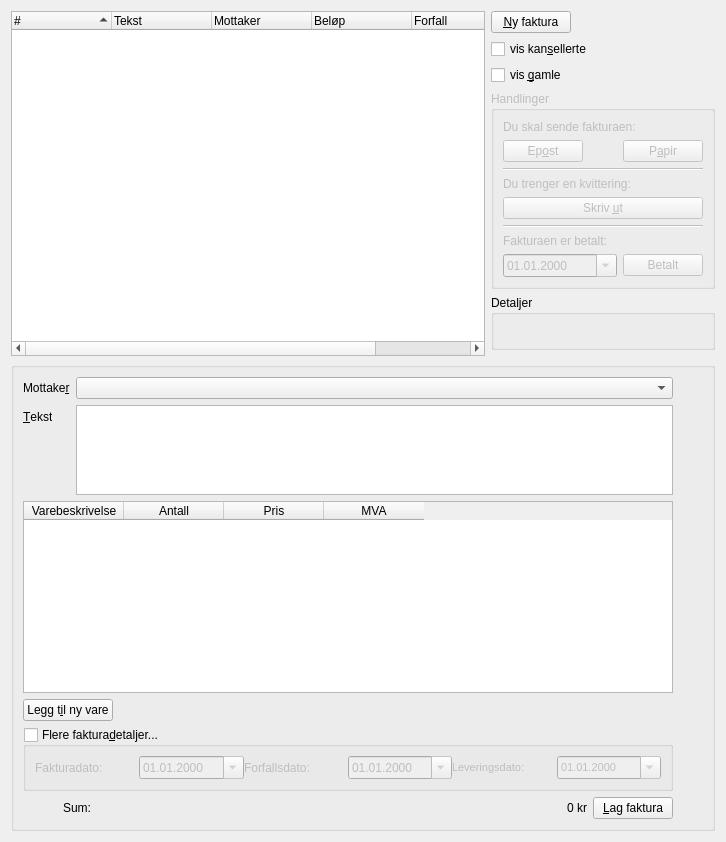
          <widget class="QWidget" name="tab">
           <attribute name="title">
            <string>&amp;Faktura</string>
           </attribute>
           <layout class="QGridLayout" name="gridLayout_8">
            <item row="0" column="0" rowspan="6" colspan="2">
             <widget class="QTreeWidget" name="fakturaFakturaliste">
              <property name="sizePolicy">
               <sizepolicy hsizetype="Expanding" vsizetype="Expanding">
                <horstretch>1</horstretch>
                <verstretch>0</verstretch>
               </sizepolicy>
              </property>
              <property name="showDropIndicator" stdset="0">
               <bool>false</bool>
              </property>
              <property name="alternatingRowColors">
               <bool>true</bool>
              </property>
              <property name="rootIsDecorated">
               <bool>false</bool>
              </property>
              <property name="sortingEnabled">
               <bool>true</bool>
              </property>
              <property name="animated">
               <bool>true</bool>
              </property>
              <property name="allColumnsShowFocus">
               <bool>true</bool>
              </property>
              <property name="expandsOnDoubleClick">
               <bool>false</bool>
              </property>
              <column>
               <property name="text">
                <string>#</string>
               </property>
              </column>
              <column>
               <property name="text">
                <string>Tekst</string>
               </property>
              </column>
              <column>
               <property name="text">
                <string>Mottaker</string>
               </property>
              </column>
              <column>
               <property name="text">
                <string>Beløp</string>
               </property>
              </column>
              <column>
               <property name="text">
                <string>Forfall</string>
               </property>
              </column>
              <column>
               <property name="text">
                <string>Betalt</string>
               </property>
              </column>
             </widget>
            </item>
            <item row="1" column="2">
             <widget class="QCheckBox" name="fakturaVisKansellerte">
              <property name="toolTip">
               <string>Angir om kansellerte fakturaer skal vises</string>
              </property>
              <property name="text">
               <string>vis kan&amp;sellerte</string>
              </property>
              <property name="shortcut">
               <string>Alt+S</string>
              </property>
             </widget>
            </item>
            <item row="2" column="2">
             <widget class="QCheckBox" name="fakturaVisGamle">
              <property name="toolTip">
               <string>Skjul fakturaer som er eldre enn seks måneder og allerede betalt</string>
              </property>
              <property name="text">
               <string>vis &amp;gamle</string>
              </property>
              <property name="shortcut">
               <string>Alt+G</string>
              </property>
              <property name="checked">
               <bool>false</bool>
              </property>
             </widget>
            </item>
            <item row="6" column="0" colspan="3">
             <widget class="QGroupBox" name="fakturaFakta">
              <property name="title">
               <string/>
              </property>
              <property name="flat">
               <bool>true</bool>
              </property>
              <layout class="QGridLayout" name="gridLayout_6">
               <item row="0" column="0" rowspan="2" colspan="2">
                <layout class="QHBoxLayout" name="horizontalLayout_3">
                 <item>
                  <layout class="QVBoxLayout" name="verticalLayout_3">
                   <item>
                    <layout class="QFormLayout" name="formLayout_2">
                     <property name="fieldGrowthPolicy">
                      <enum>QFormLayout::ExpandingFieldsGrow</enum>
                     </property>
                     <item row="1" column="0">
                      <widget class="QLabel" name="textLabel5">
                       <property name="text">
                        <string>Mottake&amp;r</string>
                       </property>
                       <property name="wordWrap">
                        <bool>false</bool>
                       </property>
                       <property name="buddy">
                        <cstring>fakturaFaktaMottaker</cstring>
                       </property>
                      </widget>
                     </item>
                     <item row="1" column="1">
                      <widget class="QComboBox" name="fakturaFaktaMottaker">
                       <property name="sizePolicy">
                        <sizepolicy hsizetype="MinimumExpanding" vsizetype="Fixed">
                         <horstretch>1</horstretch>
                         <verstretch>0</verstretch>
                        </sizepolicy>
                       </property>
                       <property name="toolTip">
                        <string>Fakturaens mottaker (kunden)</string>
                       </property>
                       <property name="editable">
                        <bool>false</bool>
                       </property>
                       <property name="insertPolicy">
                        <enum>QComboBox::InsertAtCurrent</enum>
                       </property>
                       <property name="sizeAdjustPolicy">
                        <enum>QComboBox::AdjustToContents</enum>
                       </property>
                       <property name="minimumContentsLength">
                        <number>15</number>
                       </property>
                      </widget>
                     </item>
                     <item row="2" column="0">
                      <widget class="QLabel" name="textLabel8">
                       <property name="text">
                        <string>&amp;Tekst</string>
                       </property>
                       <property name="wordWrap">
                        <bool>false</bool>
                       </property>
                       <property name="buddy">
                        <cstring>fakturaFaktaTekst</cstring>
                       </property>
                      </widget>
                     </item>
                     <item row="2" column="1">
                      <widget class="QPlainTextEdit" name="fakturaFaktaTekst">
                       <property name="sizePolicy">
                        <sizepolicy hsizetype="Expanding" vsizetype="Expanding">
                         <horstretch>0</horstretch>
                         <verstretch>1</verstretch>
                        </sizepolicy>
                       </property>
                       <property name="minimumSize">
                        <size>
                         <width>0</width>
                         <height>60</height>
                        </size>
                       </property>
                       <property name="maximumSize">
                        <size>
                         <width>16777215</width>
                         <height>90</height>
                        </size>
                       </property>
                       <property name="tabChangesFocus">
                        <bool>true</bool>
                       </property>
                      </widget>
                     </item>
                    </layout>
                   </item>
                   <item>
                    <layout class="QVBoxLayout" name="verticalLayout_2">
                     <item>
                      <widget class="QTableWidget" name="fakturaVareliste">
                       <property name="sizePolicy">
                        <sizepolicy hsizetype="Expanding" vsizetype="Expanding">
                         <horstretch>0</horstretch>
                         <verstretch>3</verstretch>
                        </sizepolicy>
                       </property>
                       <property name="toolTip">
                        <string>Varene som hører med fakturaen. Velg tidligerere definerte varer, eller legg til nye ved å skrive inn tekst, pris og MVA</string>
                       </property>
                       <property name="dragDropOverwriteMode">
                        <bool>false</bool>
                       </property>
                       <property name="selectionMode">
                        <enum>QAbstractItemView::SingleSelection</enum>
                       </property>
                       <property name="selectionBehavior">
                        <enum>QAbstractItemView::SelectRows</enum>
                       </property>
                       <property name="showGrid">
                        <bool>false</bool>
                       </property>
                       <column>
                        <property name="text">
                         <string>Varebeskrivelse</string>
                        </property>
                       </column>
                       <column>
                        <property name="text">
                         <string>Antall</string>
                        </property>
                       </column>
                       <column>
                        <property name="text">
                         <string>Pris</string>
                        </property>
                       </column>
                       <column>
                        <property name="text">
                         <string>MVA</string>
                        </property>
                       </column>
                      </widget>
                     </item>
                     <item>
                      <layout class="QHBoxLayout" name="horizontalLayout_4">
                       <item>
                        <widget class="QPushButton" name="fakturaFaktaVareLeggtil">
                         <property name="sizePolicy">
                          <sizepolicy hsizetype="Fixed" vsizetype="Fixed">
                           <horstretch>0</horstretch>
                           <verstretch>0</verstretch>
                          </sizepolicy>
                         </property>
                         <property name="toolTip">
                          <string>Legger til en ny rad i varelisten</string>
                         </property>
                         <property name="text">
                          <string>Legg t&amp;il ny vare</string>
                         </property>
                        </widget>
                       </item>
                       <item>
                        <spacer name="spacer1">
                         <property name="orientation">
                          <enum>Qt::Horizontal</enum>
                         </property>
                         <property name="sizeType">
                          <enum>QSizePolicy::MinimumExpanding</enum>
                         </property>
                         <property name="sizeHint" stdset="0">
                          <size>
                           <width>560</width>
                           <height>20</height>
                          </size>
                         </property>
                        </spacer>
                       </item>
                      </layout>
                     </item>
                    </layout>
                   </item>
                   <item>
                    <widget class="QGroupBox" name="fakturaFaktaOverstyr">
                     <property name="title">
                      <string>Flere faktura&amp;detaljer...</string>
                     </property>
                     <property name="flat">
                      <bool>true</bool>
                     </property>
                     <property name="checkable">
                      <bool>true</bool>
                     </property>
                     <property name="checked">
                      <bool>false</bool>
                     </property>
                     <layout class="QGridLayout" name="gridLayout_7">
                      <item row="0" column="0">
                       <widget class="QFrame" name="fakturaAlternativer">
                        <property name="frameShape">
                         <enum>QFrame::NoFrame</enum>
                        </property>
                        <property name="frameShadow">
                         <enum>QFrame::Plain</enum>
                        </property>
                        <property name="lineWidth">
                         <number>-1</number>
                        </property>
                        <layout class="QGridLayout" name="gridLayout_16">
                         <property name="margin">
                          <number>0</number>
                         </property>
                         <property name="spacing">
                          <number>0</number>
                         </property>
                         <item row="0" column="0">
                          <layout class="QHBoxLayout" name="horizontalLayout_7">
                           <item>
                            <widget class="QLabel" name="textLabel1_11">
                             <property name="text">
                              <string>Fakturadato:</string>
                             </property>
                             <property name="wordWrap">
                              <bool>false</bool>
                             </property>
                             <property name="buddy">
                              <cstring>fakturaFaktaDato</cstring>
                             </property>
                            </widget>
                           </item>
                           <item>
                            <widget class="QDateEdit" name="fakturaFaktaDato">
                             <property name="focusPolicy">
                              <enum>Qt::TabFocus</enum>
                             </property>
                             <property name="toolTip">
                              <string>Sett eksplisitt dato for faktura (DD.MM.ÅÅÅÅ)</string>
                             </property>
                             <property name="displayFormat">
                              <string>dd.MM.yyyy</string>
                             </property>
                             <property name="calendarPopup">
                              <bool>true</bool>
                             </property>
                            </widget>
                           </item>
                           <item>
                            <widget class="QLabel" name="textLabel1_13">
                             <property name="text">
                              <string>Forfallsdato:</string>
                             </property>
                             <property name="wordWrap">
                              <bool>false</bool>
                             </property>
                             <property name="buddy">
                              <cstring>fakturaFaktaForfall</cstring>
                             </property>
                            </widget>
                           </item>
                           <item>
                            <widget class="QDateEdit" name="fakturaFaktaForfall">
                             <property name="focusPolicy">
                              <enum>Qt::TabFocus</enum>
                             </property>
                             <property name="toolTip">
                              <string>Sett eksplisitt dato for forfall (DD.MM.ÅÅÅÅ)</string>
                             </property>
                             <property name="displayFormat">
                              <string>dd.MM.yyyy</string>
                             </property>
                             <property name="calendarPopup">
                              <bool>true</bool>
                             </property>
                            </widget>
                           </item>
                           <item>
                            <widget class="QLabel" name="label">
                             <property name="font">
                              <font>
                               <pointsize>8</pointsize>
                              </font>
                             </property>
                             <property name="text">
                              <string>Leveringsdato:</string>
                             </property>
                             <property name="buddy">
                              <cstring>fakturaFaktaLeveringsdato</cstring>
                             </property>
                            </widget>
                           </item>
                           <item>
                            <widget class="QDateEdit" name="fakturaFaktaLeveringsdato">
                             <property name="font">
                              <font>
                               <pointsize>8</pointsize>
                              </font>
                             </property>
                             <property name="accelerated">
                              <bool>true</bool>
                             </property>
                             <property name="displayFormat">
                              <string>dd.MM.yyyy</string>
                             </property>
                             <property name="calendarPopup">
                              <bool>true</bool>
                             </property>
                            </widget>
                           </item>
                          </layout>
                         </item>
                        </layout>
                        <zorder></zorder>
                       </widget>
                      </item>
                     </layout>
                    </widget>
                   </item>
                   <item>
                    <layout class="QHBoxLayout" name="horizontalLayout_8">
                     <item>
                      <spacer name="horizontalSpacer">
                       <property name="orientation">
                        <enum>Qt::Horizontal</enum>
                       </property>
                       <property name="sizeHint" stdset="0">
                        <size>
                         <width>40</width>
                         <height>20</height>
                        </size>
                       </property>
                      </spacer>
                     </item>
                     <item>
                      <widget class="QLabel" name="textLabel1_8">
                       <property name="text">
                        <string>Sum:</string>
                       </property>
                       <property name="wordWrap">
                        <bool>false</bool>
                       </property>
                      </widget>
                     </item>
                     <item>
                      <widget class="QLabel" name="fakturaFaktaSum">
                       <property name="sizePolicy">
                        <sizepolicy hsizetype="MinimumExpanding" vsizetype="Preferred">
                         <horstretch>1</horstretch>
                         <verstretch>0</verstretch>
                        </sizepolicy>
                       </property>
                       <property name="font">
                        <font>
                         <pointsize>9</pointsize>
                        </font>
                       </property>
                       <property name="toolTip">
                        <string>Fakturaens verdi hittil</string>
                       </property>
                       <property name="text">
                        <string>0 kr</string>
                       </property>
                       <property name="alignment">
                        <set>Qt::AlignRight|Qt::AlignTrailing|Qt::AlignVCenter</set>
                       </property>
                       <property name="wordWrap">
                        <bool>false</bool>
                       </property>
                      </widget>
                     </item>
                     <item>
                      <widget class="QPushButton" name="fakturaFaktaLegginn">
                       <property name="toolTip">
                        <string>Oppretter en ny faktura med innholdet som er gitt her</string>
                       </property>
                       <property name="text">
                        <string>&amp;Lag faktura</string>
                       </property>
                       <property name="shortcut">
                        <string>Alt+L</string>
                       </property>
                      </widget>
                     </item>
                    </layout>
                   </item>
                  </layout>
                 </item>
                 <item>
                  <layout class="QVBoxLayout" name="verticalLayout_4">
                   <item>
                    <widget class="QLabel" name="fakturaFaktaKryss">
                     <property name="enabled">
                      <bool>true</bool>
                     </property>
                     <property name="minimumSize">
                      <size>
                       <width>24</width>
                       <height>24</height>
                      </size>
                     </property>
                     <property name="maximumSize">
                      <size>
                       <width>24</width>
                       <height>24</height>
                      </size>
                     </property>
                     <property name="pixmap">
                      <pixmap resource="../../faktura.qrc">:/pix/cross.svg</pixmap>
                     </property>
                     <property name="scaledContents">
                      <bool>true</bool>
                     </property>
                     <property name="wordWrap">
                      <bool>false</bool>
                     </property>
                    </widget>
                   </item>
                   <item>
                    <spacer name="verticalSpacer">
                     <property name="orientation">
                      <enum>Qt::Vertical</enum>
                     </property>
                     <property name="sizeHint" stdset="0">
                      <size>
                       <width>20</width>
                       <height>40</height>
                      </size>
                     </property>
                    </spacer>
                   </item>
                  </layout>
                 </item>
                </layout>
               </item>
              </layout>
             </widget>
            </item>
            <item row="0" column="2">
             <widget class="QPushButton" name="fakturaNy">
              <property name="sizePolicy">
               <sizepolicy hsizetype="Fixed" vsizetype="Fixed">
                <horstretch>0</horstretch>
                <verstretch>0</verstretch>
               </sizepolicy>
              </property>
              <property name="toolTip">
               <string>Viser skjema hvor du kan legge inn en ny faktura</string>
              </property>
              <property name="text">
               <string>&amp;Ny faktura</string>
              </property>
              <property name="shortcut">
               <string>Alt+N</string>
              </property>
             </widget>
            </item>
            <item row="4" column="2">
             <widget class="QGroupBox" name="fakturaDetaljer">
              <property name="sizePolicy">
               <sizepolicy hsizetype="Preferred" vsizetype="Expanding">
                <horstretch>0</horstretch>
                <verstretch>0</verstretch>
               </sizepolicy>
              </property>
              <property name="title">
               <string>Detaljer</string>
              </property>
              <layout class="QGridLayout" name="gridLayout_11">
               <item row="0" column="0">
                <widget class="QLabel" name="fakturaDetaljerTekst">
                 <property name="minimumSize">
                  <size>
                   <width>200</width>
                   <height>0</height>
                  </size>
                 </property>
                 <property name="text">
                  <string/>
                 </property>
                 <property name="textFormat">
                  <enum>Qt::RichText</enum>
                 </property>
                 <property name="alignment">
                  <set>Qt::AlignLeading|Qt::AlignLeft|Qt::AlignTop</set>
                 </property>
                 <property name="wordWrap">
                  <bool>true</bool>
                 </property>
                </widget>
               </item>
              </layout>
             </widget>
            </item>
            <item row="3" column="2">
             <widget class="QGroupBox" name="fakturaHandlinger">
              <property name="enabled">
               <bool>false</bool>
              </property>
              <property name="sizePolicy">
               <sizepolicy hsizetype="Preferred" vsizetype="Expanding">
                <horstretch>0</horstretch>
                <verstretch>0</verstretch>
               </sizepolicy>
              </property>
              <property name="title">
               <string>Handlinger</string>
              </property>
              <layout class="QGridLayout" name="gridLayout_12">
               <item row="0" column="0" colspan="3">
                <widget class="QLabel" name="textLabel2_2">
                 <property name="font">
                  <font>
                   <pointsize>9</pointsize>
                  </font>
                 </property>
                 <property name="text">
                  <string>Du skal sende fakturaen:</string>
                 </property>
                 <property name="wordWrap">
                  <bool>false</bool>
                 </property>
                </widget>
               </item>
               <item row="1" column="0">
                <widget class="QPushButton" name="fakturaLagEpost">
                 <property name="toolTip">
                  <string>Lager en efaktura for sending per epost</string>
                 </property>
                 <property name="text">
                  <string>Ep&amp;ost</string>
                 </property>
                 <property name="shortcut">
                  <string>Alt+O</string>
                 </property>
                </widget>
               </item>
               <item row="1" column="2">
                <widget class="QPushButton" name="fakturaLagPapir">
                 <property name="toolTip">
                  <string>Lager en papirfaktura for utskrift på skjema F60 (gul faktura)</string>
                 </property>
                 <property name="text">
                  <string>P&amp;apir</string>
                 </property>
                 <property name="shortcut">
                  <string/>
                 </property>
                </widget>
               </item>
               <item row="2" column="0" colspan="3">
                <widget class="Line" name="line1_2">
                 <property name="frameShape">
                  <enum>QFrame::HLine</enum>
                 </property>
                 <property name="frameShadow">
                  <enum>QFrame::Sunken</enum>
                 </property>
                </widget>
               </item>
               <item row="3" column="0" colspan="3">
                <widget class="QLabel" name="textLabel4_2">
                 <property name="font">
                  <font>
                   <pointsize>9</pointsize>
                  </font>
                 </property>
                 <property name="text">
                  <string>Du trenger en kvittering:</string>
                 </property>
                 <property name="wordWrap">
                  <bool>false</bool>
                 </property>
                </widget>
               </item>
               <item row="4" column="0" colspan="3">
                <widget class="QPushButton" name="fakturaLagKvittering">
                 <property name="toolTip">
                  <string>Skriver ut en kvittering på skriveren</string>
                 </property>
                 <property name="text">
                  <string>Skriv &amp;ut</string>
                 </property>
                 <property name="shortcut">
                  <string>Alt+U</string>
                 </property>
                </widget>
               </item>
               <item row="5" column="0" colspan="3">
                <widget class="Line" name="line1">
                 <property name="frameShape">
                  <enum>QFrame::HLine</enum>
                 </property>
                 <property name="frameShadow">
                  <enum>QFrame::Sunken</enum>
                 </property>
                </widget>
               </item>
               <item row="6" column="0" colspan="3">
                <widget class="QLabel" name="textLabel3_2">
                 <property name="font">
                  <font>
                   <pointsize>9</pointsize>
                  </font>
                 </property>
                 <property name="text">
                  <string>Fakturaen er betalt:</string>
                 </property>
                 <property name="wordWrap">
                  <bool>false</bool>
                 </property>
                </widget>
               </item>
               <item row="7" column="2">
                <widget class="QPushButton" name="fakturaBetalt">
                 <property name="toolTip">
                  <string>Markerer fakturaen som betalt (på angitt dato)</string>
                 </property>
                 <property name="text">
                  <string>Betalt</string>
                 </property>
                 <property name="shortcut">
                  <string/>
                 </property>
                </widget>
               </item>
               <item row="7" column="0" colspan="2">
                <widget class="QDateEdit" name="fakturaBetaltDato">
                 <property name="displayFormat">
                  <string>dd.MM.yyyy</string>
                 </property>
                 <property name="calendarPopup">
                  <bool>true</bool>
                 </property>
                </widget>
               </item>
              </layout>
             </widget>
            </item>
           </layout>
          </widget>
